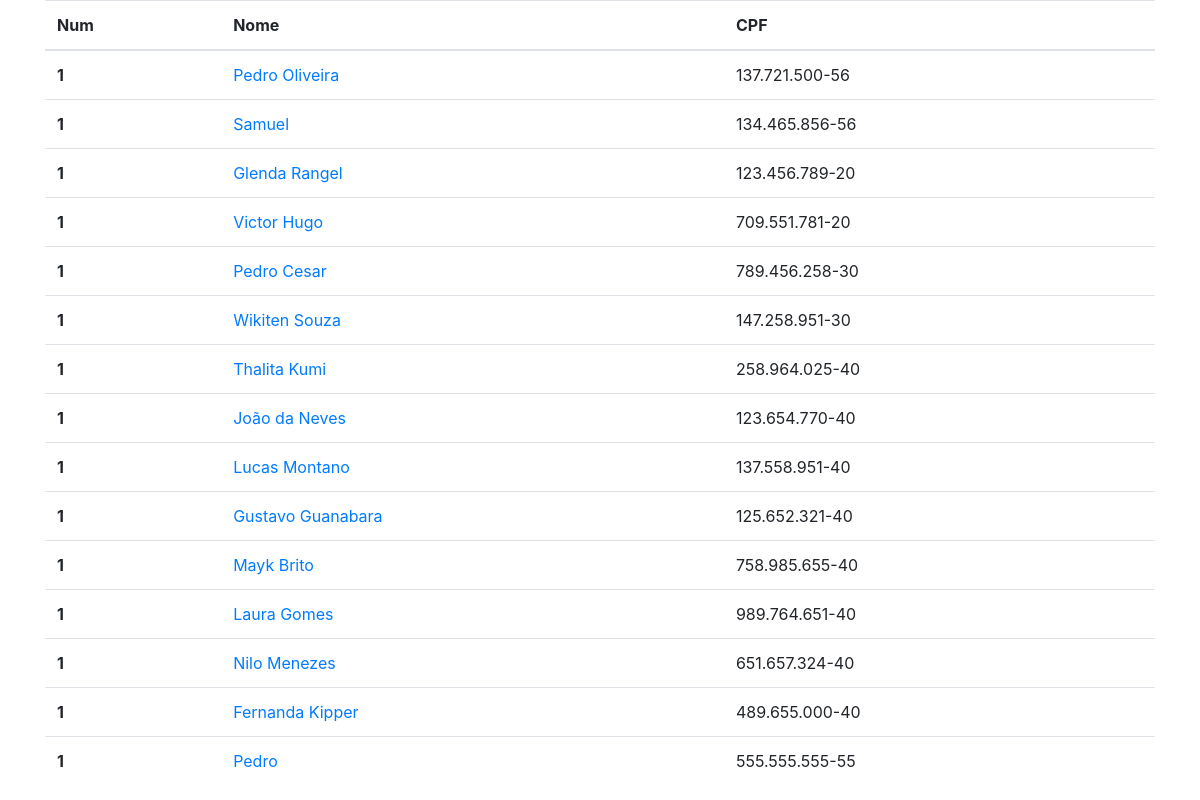
Page /lista/ (signed in) on the earlier database version.
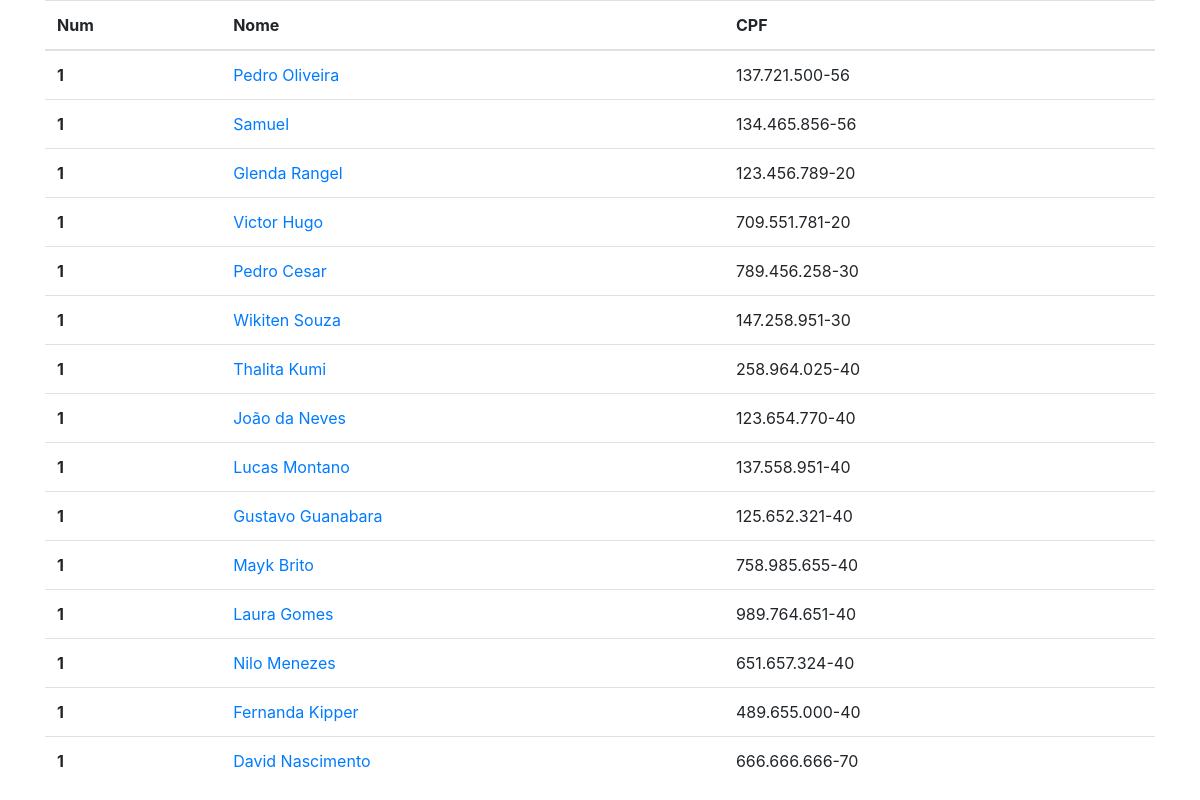
Same page on the later database version.
### cadastro/models.py (models this page shows, shortened)
class Usuario_Externo(models.Model):
    nome = models.CharField(max_length=50, blank=False, null=False, validators=[validate_nome])
    cpf = models.CharField(max_length=14, blank=False, null=False, validators=[validate_cpf])
    nascimento = models.DateField(blank=False, null=False)
    responsavel_nome = models.CharField(max_length=50, null=True, blank=True, validators=[validate_nome])
    responsavel_cpf = models.CharField(max_length=14, null=True, blank=True, validators=[validate_cpf])
    telefone = models.CharField(max_length=15, blank=False, null=False, validators=[validate_cpf])
    endereco = models.CharField(max_length=80, blank=False, null=False)
    cidade = models.CharField(max_length=30)
    estado = models.CharField(max_length=30)
    data_cadastro = models.DateTimeField(auto_now_add=True)

### cadastro/views.py (the view)
# urls.py: path('lista/', lista_usuario, name='lista'),
@login_required(login_url='login')
def lista_usuario(request):
    usuario = Usuario_Externo.objects.all()
    return render(request, 'lista/lista_usuario.html', {'usuarios': usuario})

### cadastro/templates/lista/lista_usuario.html (shortened to what this page needs)
<!DOCTYPE html>
<html lang="en">
<head>
    <link rel="stylesheet" href="https://cdn.jsdelivr.net/npm/bootstrap@4.6.1/dist/css/bootstrap.min.css">
</head>
<body>
<div class="container">
    <table class="table">
  <thead>
    <tr>
      <th scope="col">Num</th>
      <th scope="col">Nome</th>
      <th scope="col">CPF</th>
    </tr>
  </thead>
  <tbody>
{% for usuario in usuarios%}
    <tr>
      <th scope="row">1</th>
        <td><a href="{% url 'deletarCli' usuario.id %}">{{usuario.nome}}</a></td>
      <td>{{usuario.cpf}}</td>
    </tr>
{% endfor %}
  </tbody>
</table>
</div>
</body>
</html>

Differences in the rows shown:
removed Usuario_Externo: nome "Pedro", cpf "555.555.555-55"
added Usuario_Externo: nome "David Nascimento", cpf "666.666.666-70"
